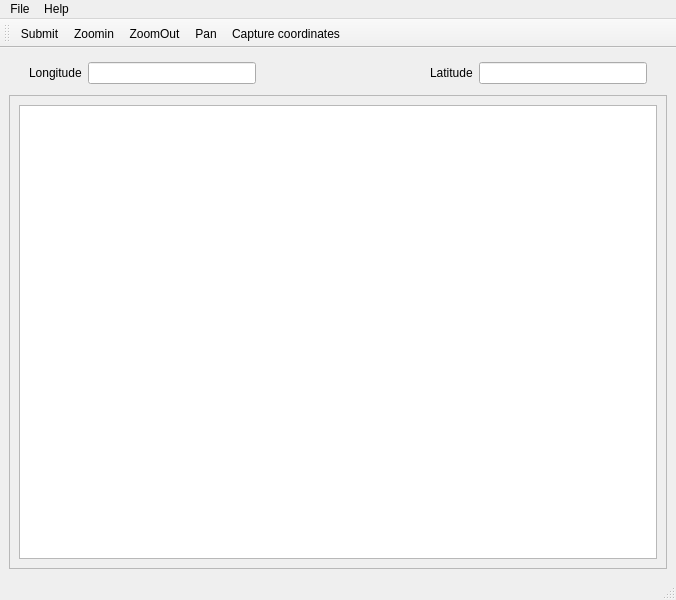
<?xml version="1.0" encoding="UTF-8"?>
<ui version="4.0">
 <class>MainWindow</class>
 <widget class="QMainWindow" name="MainWindow">
  <property name="geometry">
   <rect>
    <x>0</x>
    <y>0</y>
    <width>676</width>
    <height>600</height>
   </rect>
  </property>
  <property name="windowTitle">
   <string>PyQGIS Stand Alone</string>
  </property>
  <property name="windowIcon">
   <iconset resource="MainWindowResource.qrc">
    <normaloff>:/icons/qgis_103961.png</normaloff>:/icons/qgis_103961.png</iconset>
  </property>
  <widget class="QWidget" name="centralwidget">
   <layout class="QVBoxLayout" name="verticalLayout">
    <item>
     <layout class="QHBoxLayout" name="horizontalLayout">
      <property name="leftMargin">
       <number>20</number>
      </property>
      <property name="topMargin">
       <number>5</number>
      </property>
      <property name="rightMargin">
       <number>20</number>
      </property>
      <property name="bottomMargin">
       <number>5</number>
      </property>
      <item>
       <widget class="QLabel" name="label_2">
        <property name="text">
         <string>Longitude</string>
        </property>
       </widget>
      </item>
      <item>
       <widget class="QLineEdit" name="longEdit"/>
      </item>
      <item>
       <spacer name="horizontalSpacer">
        <property name="orientation">
         <enum>Qt::Horizontal</enum>
        </property>
        <property name="sizeHint" stdset="0">
         <size>
          <width>40</width>
          <height>20</height>
         </size>
        </property>
       </spacer>
      </item>
      <item>
       <widget class="QLabel" name="label">
        <property name="text">
         <string>Latitude</string>
        </property>
       </widget>
      </item>
      <item>
       <widget class="QLineEdit" name="latEdit"/>
      </item>
     </layout>
    </item>
    <item>
     <widget class="QFrame" name="frame_2">
      <property name="frameShape">
       <enum>QFrame::StyledPanel</enum>
      </property>
      <property name="frameShadow">
       <enum>QFrame::Raised</enum>
      </property>
      <layout class="QGridLayout" name="gridLayout">
       <item row="0" column="0">
        <widget class="QgsMapCanvas" name="map_canvas"/>
       </item>
      </layout>
     </widget>
    </item>
   </layout>
  </widget>
  <widget class="QStatusBar" name="statusbar"/>
  <widget class="QMenuBar" name="menuBar">
   <property name="geometry">
    <rect>
     <x>0</x>
     <y>0</y>
     <width>676</width>
     <height>22</height>
    </rect>
   </property>
   <widget class="QMenu" name="menuFile">
    <property name="title">
     <string>File</string>
    </property>
    <addaction name="actionSubmit"/>
    <addaction name="actionClose"/>
   </widget>
   <widget class="QMenu" name="menuHelp">
    <property name="title">
     <string>Help</string>
    </property>
    <addaction name="actionAbout"/>
   </widget>
   <addaction name="menuFile"/>
   <addaction name="menuHelp"/>
  </widget>
  <widget class="QToolBar" name="toolBar">
   <property name="windowTitle">
    <string>toolBar</string>
   </property>
   <attribute name="toolBarArea">
    <enum>TopToolBarArea</enum>
   </attribute>
   <attribute name="toolBarBreak">
    <bool>false</bool>
   </attribute>
   <addaction name="actionSubmit"/>
   <addaction name="actionZoomIn"/>
   <addaction name="actionZoomOut"/>
   <addaction name="actionPan"/>
   <addaction name="actionGetCoords"/>
  </widget>
  <action name="actionClose">
   <property name="text">
    <string>Close</string>
   </property>
  </action>
  <action name="actionSubmit">
   <property name="icon">
    <iconset resource="MainWindowResource.qrc">
     <normaloff>:/icons/mTaskRunning.svg</normaloff>:/icons/mTaskRunning.svg</iconset>
   </property>
   <property name="text">
    <string>Submit</string>
   </property>
   <property name="toolTip">
    <string>Submit request</string>
   </property>
  </action>
  <action name="actionAbout">
   <property name="text">
    <string>About</string>
   </property>
  </action>
  <action name="actionZoomIn">
   <property name="icon">
    <iconset resource="MainWindowResource.qrc">
     <normaloff>:/icons/mActionZoomIn.svg</normaloff>:/icons/mActionZoomIn.svg</iconset>
   </property>
   <property name="text">
    <string>Zoomin</string>
   </property>
   <property name="toolTip">
    <string>Zoom in</string>
   </property>
  </action>
  <action name="actionZoomOut">
   <property name="icon">
    <iconset resource="MainWindowResource.qrc">
     <normaloff>:/icons/mActionZoomOut.svg</normaloff>:/icons/mActionZoomOut.svg</iconset>
   </property>
   <property name="text">
    <string>ZoomOut</string>
   </property>
   <property name="toolTip">
    <string>Zoom out</string>
   </property>
  </action>
  <action name="actionPan">
   <property name="icon">
    <iconset resource="MainWindowResource.qrc">
     <normaloff>:/icons/mActionPan.svg</normaloff>:/icons/mActionPan.svg</iconset>
   </property>
   <property name="text">
    <string>Pan</string>
   </property>
   <property name="toolTip">
    <string>Pan</string>
   </property>
  </action>
  <action name="actionGetCoords">
   <property name="icon">
    <iconset resource="MainWindowResource.qrc">
     <normaloff>:/icons/arrow-in.png</normaloff>:/icons/arrow-in.png</iconset>
   </property>
   <property name="text">
    <string>Capture coordinates</string>
   </property>
   <property name="toolTip">
    <string>Click to capture coordinates</string>
   </property>
  </action>
 </widget>
 <customwidgets>
  <customwidget>
   <class>QgsMapCanvas</class>
   <extends>QTextEdit</extends>
   <header>qgsmapcanvas.h</header>
  </customwidget>
 </customwidgets>
 <resources>
  <include location="MainWindowResource.qrc"/>
 </resources>
 <connections/>
</ui>
